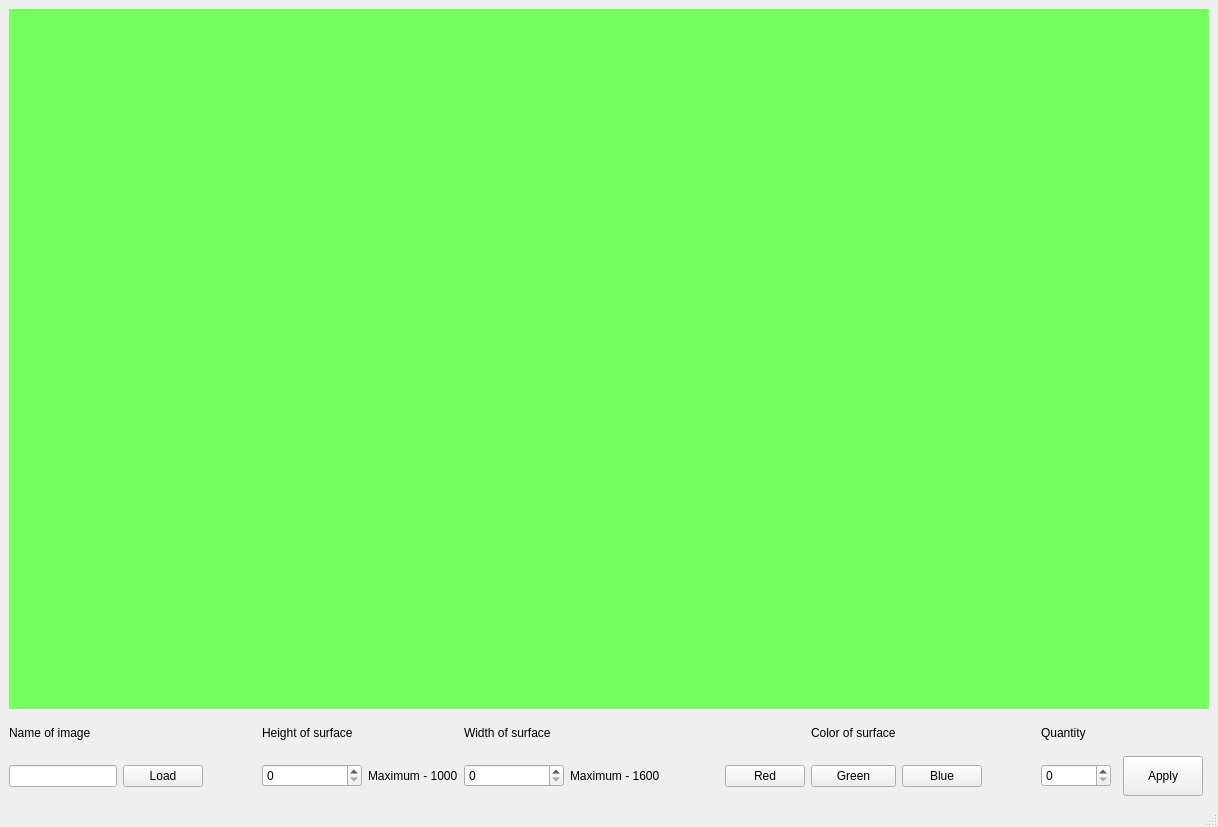
<?xml version="1.0" encoding="UTF-8"?>
<ui version="4.0">
 <class>MainWindow</class>
 <widget class="QMainWindow" name="MainWindow">
  <property name="geometry">
   <rect>
    <x>0</x>
    <y>0</y>
    <width>1218</width>
    <height>827</height>
   </rect>
  </property>
  <property name="windowTitle">
   <string>MainWindow</string>
  </property>
  <widget class="QWidget" name="centralwidget">
   <layout class="QGridLayout" name="gridLayout">
    <item row="4" column="5">
     <widget class="QSpinBox" name="width_spinBox">
      <property name="minimumSize">
       <size>
        <width>100</width>
        <height>0</height>
       </size>
      </property>
     </widget>
    </item>
    <item row="4" column="3">
     <widget class="QSpinBox" name="height_spinBox">
      <property name="minimumSize">
       <size>
        <width>100</width>
        <height>0</height>
       </size>
      </property>
     </widget>
    </item>
    <item row="4" column="13">
     <widget class="QSpinBox" name="quantity_spinBox">
      <property name="minimumSize">
       <size>
        <width>70</width>
        <height>0</height>
       </size>
      </property>
     </widget>
    </item>
    <item row="4" column="15">
     <widget class="QPushButton" name="apply_pushButton">
      <property name="minimumSize">
       <size>
        <width>70</width>
        <height>40</height>
       </size>
      </property>
      <property name="styleSheet">
       <string notr="true">font: 12pt &quot;MS PGothic&quot;;
</string>
      </property>
      <property name="text">
       <string>Apply</string>
      </property>
     </widget>
    </item>
    <item row="3" column="5" colspan="2">
     <widget class="QLabel" name="width_label">
      <property name="minimumSize">
       <size>
        <width>10</width>
        <height>0</height>
       </size>
      </property>
      <property name="maximumSize">
       <size>
        <width>200</width>
        <height>40</height>
       </size>
      </property>
      <property name="styleSheet">
       <string notr="true">font: 12pt &quot;MS PGothic&quot;;</string>
      </property>
      <property name="text">
       <string>Width of surface</string>
      </property>
     </widget>
    </item>
    <item row="4" column="4">
     <widget class="QLabel" name="max_height_label">
      <property name="text">
       <string>Maximum - 1000</string>
      </property>
     </widget>
    </item>
    <item row="4" column="6">
     <widget class="QLabel" name="max_width_label">
      <property name="text">
       <string>Maximum - 1600</string>
      </property>
     </widget>
    </item>
    <item row="0" column="0" rowspan="3" colspan="17">
     <widget class="QLabel" name="main_image_label">
      <property name="minimumSize">
       <size>
        <width>1200</width>
        <height>700</height>
       </size>
      </property>
      <property name="maximumSize">
       <size>
        <width>1200</width>
        <height>700</height>
       </size>
      </property>
      <property name="styleSheet">
       <string notr="true">background-color: rgb(118, 255, 97);</string>
      </property>
      <property name="text">
       <string/>
      </property>
     </widget>
    </item>
    <item row="4" column="11">
     <widget class="QPushButton" name="blue_pushButton">
      <property name="text">
       <string>Blue</string>
      </property>
     </widget>
    </item>
    <item row="4" column="10">
     <widget class="QPushButton" name="green_pushButton">
      <property name="text">
       <string>Green</string>
      </property>
     </widget>
    </item>
    <item row="3" column="10">
     <widget class="QLabel" name="color_label">
      <property name="styleSheet">
       <string notr="true">font: 12pt &quot;MS PGothic&quot;;</string>
      </property>
      <property name="text">
       <string>Color of surface</string>
      </property>
     </widget>
    </item>
    <item row="4" column="9">
     <widget class="QPushButton" name="red_pushButton">
      <property name="text">
       <string>Red</string>
      </property>
     </widget>
    </item>
    <item row="3" column="0">
     <widget class="QLabel" name="name_im_label">
      <property name="styleSheet">
       <string notr="true">font: 12pt &quot;MS PGothic&quot;;</string>
      </property>
      <property name="text">
       <string>Name of image</string>
      </property>
     </widget>
    </item>
    <item row="4" column="1">
     <widget class="QPushButton" name="load_im_pushButton">
      <property name="text">
       <string>Load</string>
      </property>
     </widget>
    </item>
    <item row="4" column="2">
     <spacer name="horizontalSpacer_3">
      <property name="orientation">
       <enum>Qt::Horizontal</enum>
      </property>
      <property name="sizeHint" stdset="0">
       <size>
        <width>40</width>
        <height>20</height>
       </size>
      </property>
     </spacer>
    </item>
    <item row="4" column="8">
     <spacer name="horizontalSpacer_2">
      <property name="orientation">
       <enum>Qt::Horizontal</enum>
      </property>
      <property name="sizeHint" stdset="0">
       <size>
        <width>40</width>
        <height>20</height>
       </size>
      </property>
     </spacer>
    </item>
    <item row="4" column="12">
     <spacer name="horizontalSpacer">
      <property name="orientation">
       <enum>Qt::Horizontal</enum>
      </property>
      <property name="sizeHint" stdset="0">
       <size>
        <width>40</width>
        <height>20</height>
       </size>
      </property>
     </spacer>
    </item>
    <item row="3" column="3" colspan="2">
     <widget class="QLabel" name="height_label">
      <property name="minimumSize">
       <size>
        <width>10</width>
        <height>0</height>
       </size>
      </property>
      <property name="styleSheet">
       <string notr="true">font: 12pt &quot;MS PGothic&quot;;</string>
      </property>
      <property name="text">
       <string>Height of surface</string>
      </property>
     </widget>
    </item>
    <item row="4" column="0">
     <widget class="QLineEdit" name="image_name_lineEdit"/>
    </item>
    <item row="3" column="13">
     <widget class="QLabel" name="quantity_label">
      <property name="styleSheet">
       <string notr="true">font: 12pt &quot;MS PGothic&quot;;</string>
      </property>
      <property name="text">
       <string>Quantity</string>
      </property>
     </widget>
    </item>
   </layout>
  </widget>
  <widget class="QMenuBar" name="menubar">
   <property name="geometry">
    <rect>
     <x>0</x>
     <y>0</y>
     <width>1218</width>
     <height>21</height>
    </rect>
   </property>
  </widget>
  <widget class="QStatusBar" name="statusbar"/>
 </widget>
 <resources/>
 <connections/>
</ui>
